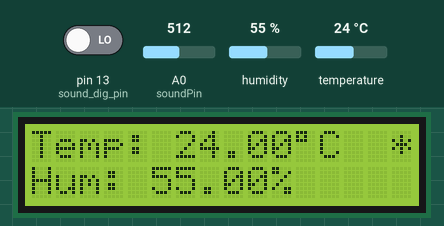
Simulated run of this sketch. Board: Arduino Uno, built with avr-gcc and run on an emulated ATmega328P. Parts: 16×2 character LCD. The test bench sets the inputs (shaded band); at power-on: humidity 55 %, temperature 24 °C, pin 13 (sound_dig_pin) LOW, A0 (soundPin) = 512. What the sketch prints to the serial monitor is not drawn.

Above: at 1.7 s.
1.8 s: humidity set to 22 %
At 3.8 s:
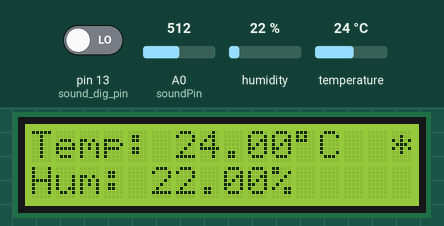
4.2 s: temperature set to 12 °C
At 5.3 s:
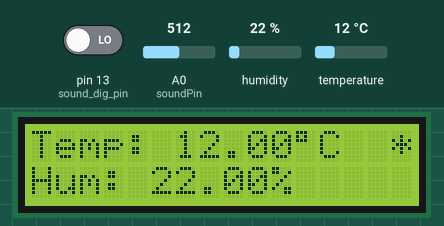
6.3 s: humidity set to 40 %
At 8.0 s:
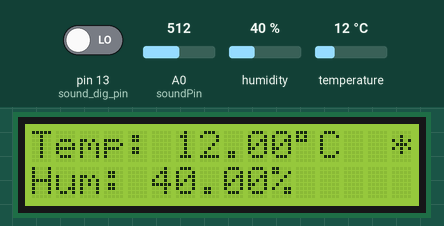
8.4 s: temperature set to 19 °C
At 9.5 s:
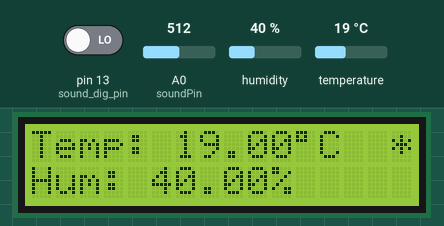
Timing chart, 0 to 11.4 s (numbered marks = the images above; inputs shaded):
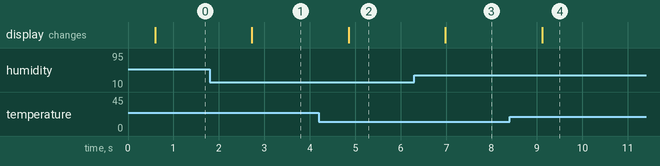

The sketch:

mcuAppSimple.ino
```cpp
/*
 * LCD Example
 * LCD R/W pin to ground - A Read/Write (R/W) pin that selects reading mode or writing mode
 * LCD VSS pin to ground
 * LCD VCC pin to 5V
*/

/* lyquic crystal LCD display based on HD44780 */
#include <LiquidCrystal.h>
/* temperature and humudity sensor based on NTC 100K Termistor */
#include "DHT.h"

int digitValue; //  value from the digit input pin void setup ()

const int

  soundPin = 0,

  /* sound sensor */
  sound_dig_pin = 13, // select the input pin for the potentiometer

  /* DHT11 Temperature sensor */
  dht11_pin = 8, // pin for DHT11 Temperature sensor

  /*
    A register select (RS) pin - controls where in the LCD's memory you're writing data to.
    You can select either the data register, which holds what goes on the screen,
    or an instruction register, which is where the LCD's controller looks for instructions on what to do next.
  */
  rs = 6,  // LCD RS pin to digital pin 12

  /* An Enable pin that enables writing to the registers */
  en = 7,  // LCD Enable pin to digital pin 11

  /* D0-D7 data bits for register (write), or bits from register when reading */
  d4 = 12,   // LCD D4 pin to digital pin 5
  d5 = 11,   // LCD D5 pin to digital pin 4
  d6 = 10,   // LCD D6 pin to digital pin 3
  d7 = 9;   // LCD D7 pin to digital pin 2

#define DHTTYPE DHT11

LiquidCrystal lcd(rs, en, d4, d5, d6, d7);
DHT dht(dht11_pin, DHT11);

void setup() {
  Serial.begin(57600);
  Serial.println("setup LCD");

  lcd.begin(16, 2);   // set up the LCD's number of columns and rows:
  lcd.print("initializing application ...");

  dht.begin();
  pinMode (sound_dig_pin, INPUT);

  delay(500); // wait with screen
  lcd.clear();
  Serial.print("Done lcd");
}

float h = 0, t = 0, f = 0;

bool soundDetected = false;
int lastValue = 0;
bool soundNotifiCleared = true;

void loop() {
  bool soundNotify = false;
  int value = analogRead(soundPin); //read the value of A0
  if(lastValue != value){
    if ((lastValue = 0 || lastValue > value + 5) || (lastValue < value - 5)) { // tolerance
      lastValue = value;
      soundNotify = true;
    }
  }

  Serial.println(value);

  soundDetected = digitalRead(sound_dig_pin);

  bool changed = false;
  // Reading temperature or humidity takes about 250 milliseconds!
  // Sensor readings may also be up to 2 seconds 'old' (its a very slow sensor)
  float hCurr = dht.readHumidity();
  // Read temperature as Celsius (the default)
  float tCurr = dht.readTemperature();
  // Read temperature as Fahrenheit (isFahrenheit = true)
  float fCurr = dht.readTemperature(true);

  // init the first time
  if (h != hCurr){
    h = hCurr;
    changed = true;
  }
  if (t != tCurr){
    t = tCurr;
    changed = true;
  }
  if (f != fCurr){
    f = fCurr;
    changed = true;
  }

  // Compute heat index in Fahrenheit (the default)
  float hif = dht.computeHeatIndex(f, h);
  // Compute heat index in Celsius (isFahreheit = false)
  float hic = dht.computeHeatIndex(t, h, false);

  //int chk = DHT.read11(dht11_pin);
  if (changed == true){
    lcd.setCursor(0,0);
    lcd.print("Temp: ");
    lcd.print(t);
    lcd.print((char)223);
    lcd.print("C");
    lcd.setCursor(0,1);
    lcd.print("Hum: ");
    lcd.print(h);
    lcd.print("%");
  }

  //lcd.setCursor(0,0);
  if (soundNotify == true){
    lcd.setCursor(15, 0);
    lcd.print("*");
    soundNotifiCleared == false;
  }else {

    if (soundNotifiCleared == false){ // only clear if not cleared before
      lcd.setCursor(15, 0);
      lcd.print(".");
      soundNotifiCleared = true;
    }

  }

  delay(300);

}
```

Measured:
- after the input at 1.8 s, the display: changes after 0.93 s (image 1)
- after the input at 4.2 s, the display: changes after 0.66 s (image 2)
- after the input at 6.3 s, the display: changes after 0.69 s (image 3)
- after the input at 8.4 s, the display: changes after 0.72 s (image 4)
